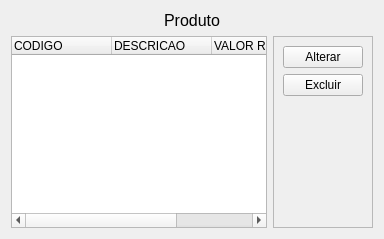
                <widget class="QWidget" name="tela_produtos">
                 <attribute name="title">
                  <string>Produtos</string>
                 </attribute>
                 <layout class="QVBoxLayout" name="verticalLayout_13">
                  <item>
                   <widget class="QLabel" name="label_7">
                    <property name="text">
                     <string>&lt;html&gt;&lt;head/&gt;&lt;body&gt;&lt;p align=&quot;center&quot;&gt;&lt;span style=&quot; font-size:12pt;&quot;&gt;Produto&lt;/span&gt;&lt;/p&gt;&lt;/body&gt;&lt;/html&gt;</string>
                    </property>
                   </widget>
                  </item>
                  <item>
                   <layout class="QHBoxLayout" name="horizontalLayout_4">
                    <item>
                     <widget class="QTableWidget" name="tb_cad_produto">
                      <property name="selectionBehavior">
                       <enum>QAbstractItemView::SelectRows</enum>
                      </property>
                      <column>
                       <property name="text">
                        <string>CODIGO</string>
                       </property>
                       <property name="textAlignment">
                        <set>AlignLeading|AlignVCenter</set>
                       </property>
                      </column>
                      <column>
                       <property name="text">
                        <string>DESCRICAO</string>
                       </property>
                       <property name="textAlignment">
                        <set>AlignLeading|AlignVCenter</set>
                       </property>
                      </column>
                      <column>
                       <property name="text">
                        <string>VALOR R$</string>
                       </property>
                       <property name="textAlignment">
                        <set>AlignLeading|AlignVCenter</set>
                       </property>
                      </column>
                     </widget>
                    </item>
                    <item>
                     <widget class="QFrame" name="frame_2">
                      <property name="frameShape">
                       <enum>QFrame::StyledPanel</enum>
                      </property>
                      <property name="frameShadow">
                       <enum>QFrame::Raised</enum>
                      </property>
                      <layout class="QVBoxLayout" name="verticalLayout_12">
                       <item>
                        <widget class="QPushButton" name="btn_alterar_prod">
                         <property name="cursor">
                          <cursorShape>PointingHandCursor</cursorShape>
                         </property>
                         <property name="text">
                          <string>Alterar</string>
                         </property>
                        </widget>
                       </item>
                       <item>
                        <widget class="QPushButton" name="btn_excluir_prod">
                         <property name="cursor">
                          <cursorShape>PointingHandCursor</cursorShape>
                         </property>
                         <property name="text">
                          <string>Excluir</string>
                         </property>
                        </widget>
                       </item>
                       <item>
                        <spacer name="verticalSpacer_4">
                         <property name="orientation">
                          <enum>Qt::Vertical</enum>
                         </property>
                         <property name="sizeHint" stdset="0">
                          <size>
                           <width>20</width>
                           <height>40</height>
                          </size>
                         </property>
                        </spacer>
                       </item>
                      </layout>
                     </widget>
                    </item>
                   </layout>
                  </item>
                 </layout>
                </widget>
